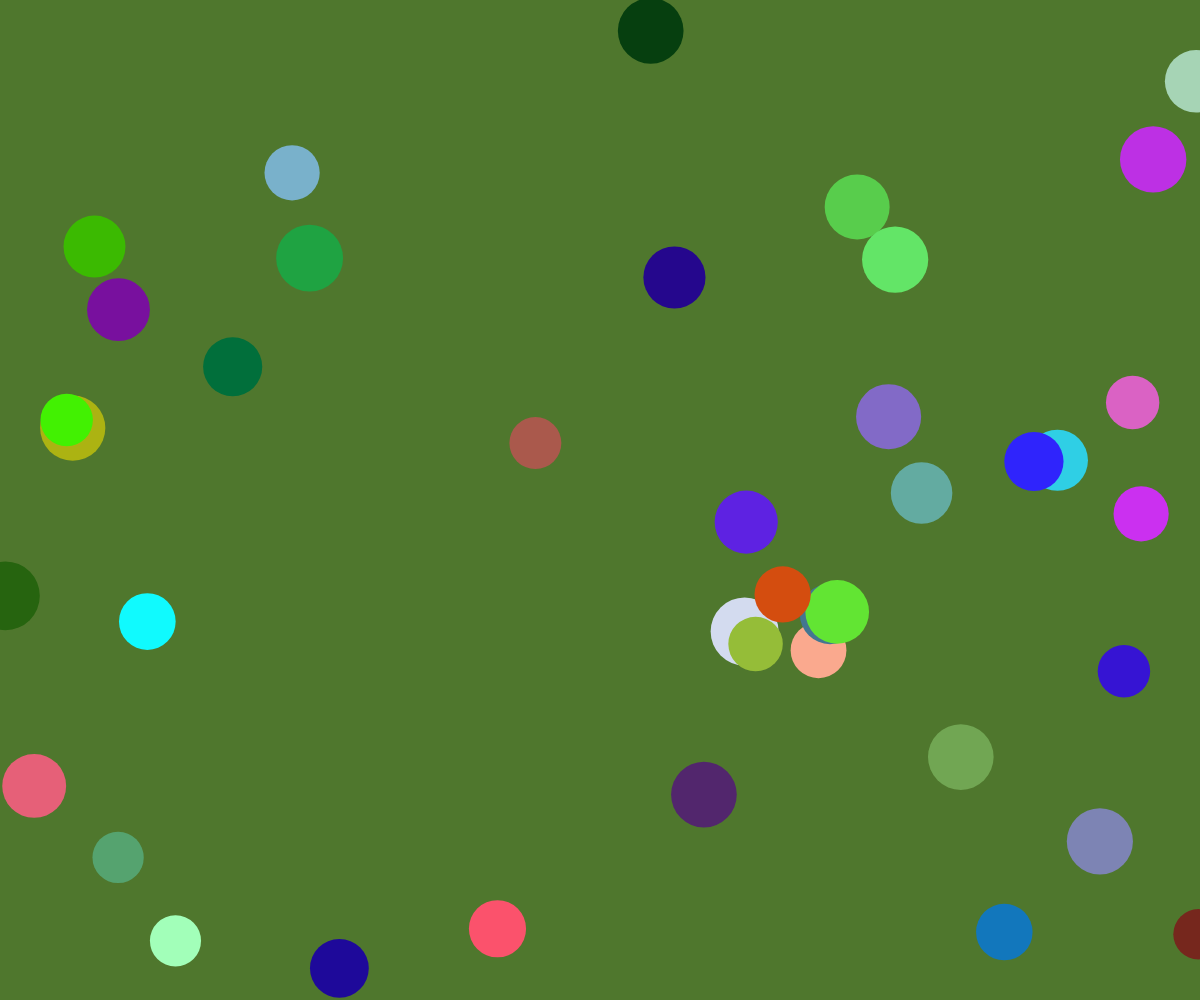
Frame 1 (no input)
Frame 60 (no input): identical to frame 1, image omitted
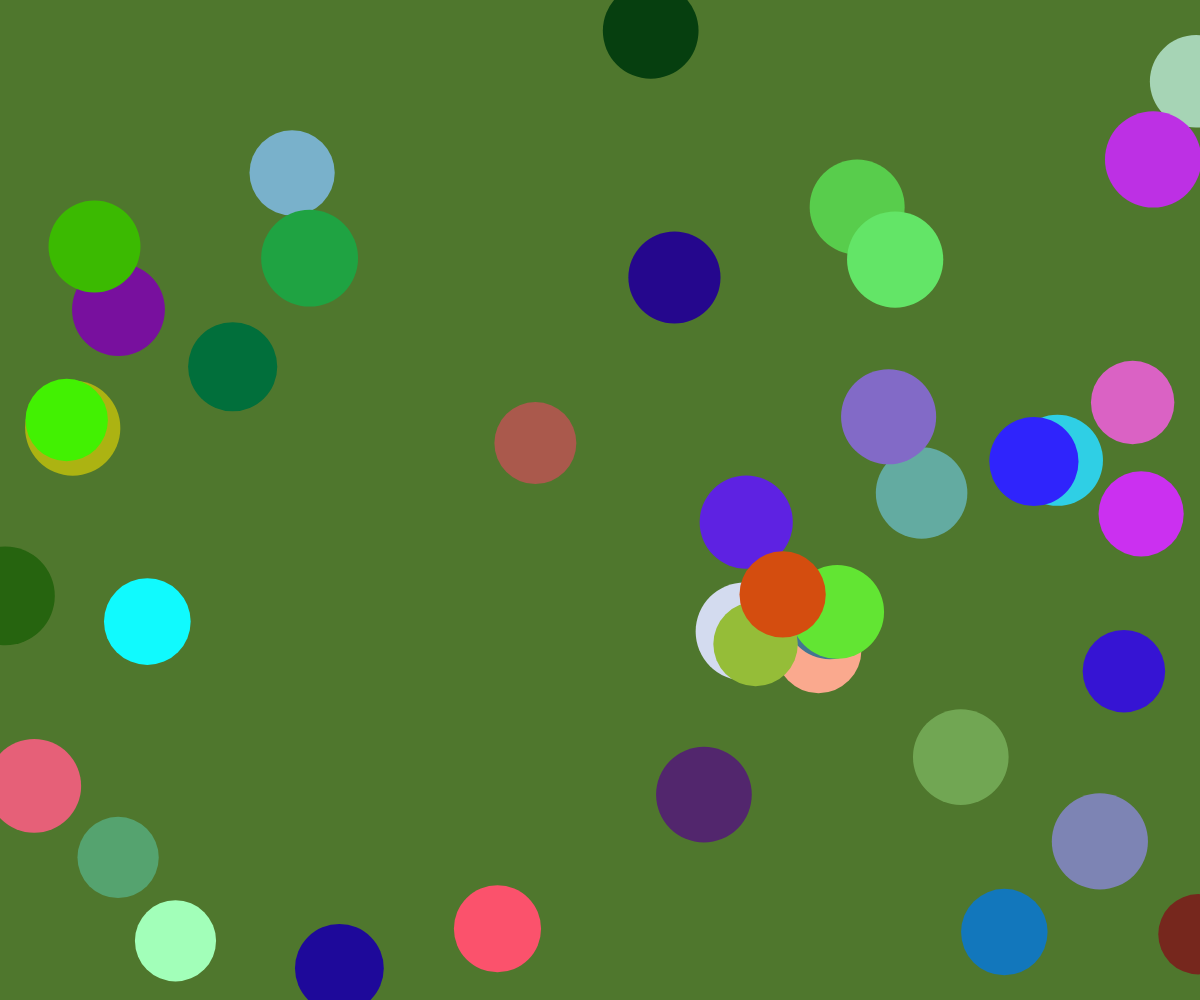
Frame 120 (the mouse pressed at the canvas centre since frame 60)

The p5.js sketch that drew these frames (run headless with seeded random() and noise() and a simulated clock; from frame 60 on, the mouse is pressed at the canvas centre):

// p5.js sketch
// ── sketch.js
let circles = [];

function setup() {
  // 產生一個全螢幕的畫布
  createCanvas(windowWidth, windowHeight);
  // 設定畫布的背景顏色為 "#4f772d"
  background("#4f772d");

  // 產生 40 個圓
  for (let i = 0; i < 40; i++) {
    let circle = {
      x: random(width),
      y: random(height),
      size: random(30, 50),
      color: color(random(255), random(255), random(255))
    };
    circles.push(circle);
  }

  // 建立選單
  createMenu();
}

function draw() {
  // 清除畫布並重設背景
  background("#4f772d");

  // 根據滑鼠的 X 位置調整圓的大小
  let sizeOffset = map(mouseX, 0, width, 20, 80);

  // 繪製所有圓
  for (let circle of circles) {
    fill(circle.color);
    noStroke();
    ellipse(circle.x, circle.y, circle.size + sizeOffset);
  }
}

function createMenu() {
  // 建立選單的容器
  let menu = createDiv();
  menu.id('menu');
  menu.style('position', 'absolute');
  menu.style('top', '10px');
  menu.style('right', '-300px'); // 初始位置在螢幕外（隱藏）
  menu.style('padding', '10px');
  menu.style('background', '#ffffff');
  menu.style('border-radius', '10px');
  menu.style('box-shadow', '0 4px 8px rgba(0, 0, 0, 0.2)');
  menu.style('transition', 'right 0.5s'); // 加入滑動動畫效果

  // 選單項目
  let items = ['首頁', '自我介紹', '作品集', '測驗卷', '教學影片'];
  let ul = createElement('ul');
  ul.style('list-style', 'none');
  ul.style('margin', '0');
  ul.style('padding', '0');

  for (let item of items) {
    let li = createElement('li', item);
    li.style('padding', '8px 16px');
    li.style('margin', '25px 0'); // 每個項目上下間距為 50px（上下各 25px）
    li.style('background', '#4f772d');
    li.style('color', '#ffffff');
    li.style('border-radius', '5px');
    li.style('cursor', 'pointer');
    li.style('transition', 'background 0.3s');
    li.style('font-size', '30px'); // 設定文字大小為 30px

    // 滑鼠移動到選單項目時改變顏色
    li.mouseOver(() => li.style('background', '#d4a373'));
    li.mouseOut(() => li.style('background', '#4f772d'));

    // 如果是 "作品集"，加入子選項
    if (item === '作品集') {
      let subUl = createElement('ul');
      subUl.style('list-style', 'none');
      subUl.style('margin', '0');
      subUl.style('padding', '0');
      subUl.style('display', 'none'); // 預設隱藏子選項

      let subItems = [
        { name: '第一周作業', link: 'https://xt9411.github.io/20250303/' },
        { name: '第二周作業', link: 'https://xt9411.github.io/20250310/' },
        { name: '第三周作業', link: 'https://xt9411.github.io/20250317/' },
        { name: '第四周作業', link: 'https://xt9411.github.io/20250324/' }
      ];

      for (let subItem of subItems) {
        let subLi = createElement('li', subItem.name);
        subLi.style('padding', '8px 16px');
        subLi.style('margin', '10px 0');
        subLi.style('background', '#d4a373');
        subLi.style('color', '#ffffff');
        subLi.style('border-radius', '5px');
        subLi.style('cursor', 'pointer');
        subLi.style('font-size', '20px'); // 子選項文字大小

        // 點擊子選項時，顯示 iframe
        subLi.mousePressed(() => {
          let iframe = select('#contentIframe');
          if (!iframe) {
            iframe = createElement('iframe');
            iframe.id('contentIframe');
            iframe.style('position', 'absolute');
            iframe.style('top', '20%');
            iframe.style('left', '20%');
            iframe.style('width', '60%');
            iframe.style('height', '60%');
            iframe.style('border', '2px solid #4f772d');
            iframe.style('border-radius', '10px');
            iframe.style('box-shadow', '0 4px 8px rgba(0, 0, 0, 0.2)');
            iframe.style('z-index', '1000');
            document.body.appendChild(iframe.elt);
          }
          iframe.attribute('src', subItem.link);
        });

        subUl.child(subLi);
      }

      li.mousePressed(() => {
        // 切換子選項顯示/隱藏
        subUl.style('display', subUl.style('display') === 'none' ? 'block' : 'none');
      });

      li.child(subUl);
    }

    ul.child(li);
  }

  menu.child(ul);

  // 點擊空白處時關閉 iframe
  document.body.addEventListener('click', (event) => {
    let iframe = select('#contentIframe');
    if (iframe && !menu.elt.contains(event.target)) {
      iframe.remove();
    }
  });

  // 當滑鼠移動到螢幕右側時，顯示選單
  document.body.addEventListener('mousemove', (event) => {
    if (event.clientX > window.innerWidth - 50) {
      menu.style('right', '10px'); // 滑出到原本位置
    } else if (event.clientX < 50) {
      menu.style('right', '-300px'); // 隱藏到螢幕外
    }
  });
}
